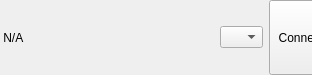
<?xml version="1.0" encoding="UTF-8"?>
<ui version="4.0">
 <class>ArduinoPinSelector</class>
 <widget class="QWidget" name="ArduinoPinSelector">
  <property name="geometry">
   <rect>
    <x>0</x>
    <y>0</y>
    <width>312</width>
    <height>75</height>
   </rect>
  </property>
  <property name="sizePolicy">
   <sizepolicy hsizetype="MinimumExpanding" vsizetype="MinimumExpanding">
    <horstretch>0</horstretch>
    <verstretch>0</verstretch>
   </sizepolicy>
  </property>
  <property name="minimumSize">
   <size>
    <width>192</width>
    <height>32</height>
   </size>
  </property>
  <property name="windowTitle">
   <string>Form</string>
  </property>
  <layout class="QHBoxLayout" name="horizontalLayout">
   <property name="leftMargin">
    <number>0</number>
   </property>
   <property name="topMargin">
    <number>0</number>
   </property>
   <property name="rightMargin">
    <number>0</number>
   </property>
   <property name="bottomMargin">
    <number>0</number>
   </property>
   <item>
    <widget class="QLabel" name="labelDescription">
     <property name="sizePolicy">
      <sizepolicy hsizetype="Expanding" vsizetype="Minimum">
       <horstretch>0</horstretch>
       <verstretch>0</verstretch>
      </sizepolicy>
     </property>
     <property name="text">
      <string> N/A</string>
     </property>
    </widget>
   </item>
   <item>
    <widget class="LightWidget" name="widgetConnected" native="true">
     <property name="sizePolicy">
      <sizepolicy hsizetype="Minimum" vsizetype="Minimum">
       <horstretch>0</horstretch>
       <verstretch>0</verstretch>
      </sizepolicy>
     </property>
     <property name="minimumSize">
      <size>
       <width>32</width>
       <height>32</height>
      </size>
     </property>
    </widget>
   </item>
   <item>
    <widget class="SvgWidget" name="widgetDigitalIn" native="true">
     <property name="sizePolicy">
      <sizepolicy hsizetype="Minimum" vsizetype="Minimum">
       <horstretch>0</horstretch>
       <verstretch>0</verstretch>
      </sizepolicy>
     </property>
     <property name="minimumSize">
      <size>
       <width>32</width>
       <height>32</height>
      </size>
     </property>
     <property name="silhouetteForeground" stdset="0">
      <color>
       <red>255</red>
       <green>255</green>
       <blue>255</blue>
      </color>
     </property>
     <property name="silhouette" stdset="0">
      <bool>true</bool>
     </property>
     <property name="svgURL" stdset="0">
      <string>:/icons/digital_input.svg</string>
     </property>
    </widget>
   </item>
   <item>
    <widget class="SvgWidget" name="widgetDigitalOut" native="true">
     <property name="sizePolicy">
      <sizepolicy hsizetype="Minimum" vsizetype="Minimum">
       <horstretch>0</horstretch>
       <verstretch>0</verstretch>
      </sizepolicy>
     </property>
     <property name="minimumSize">
      <size>
       <width>32</width>
       <height>32</height>
      </size>
     </property>
     <property name="silhouetteForeground" stdset="0">
      <color>
       <red>255</red>
       <green>255</green>
       <blue>255</blue>
      </color>
     </property>
     <property name="silhouette" stdset="0">
      <bool>true</bool>
     </property>
     <property name="svgURL" stdset="0">
      <string>:/icons/digital_output.svg</string>
     </property>
    </widget>
   </item>
   <item>
    <widget class="SvgWidget" name="widgetPWM" native="true">
     <property name="sizePolicy">
      <sizepolicy hsizetype="Minimum" vsizetype="Minimum">
       <horstretch>0</horstretch>
       <verstretch>0</verstretch>
      </sizepolicy>
     </property>
     <property name="minimumSize">
      <size>
       <width>32</width>
       <height>32</height>
      </size>
     </property>
     <property name="silhouetteForeground" stdset="0">
      <color>
       <red>255</red>
       <green>255</green>
       <blue>255</blue>
      </color>
     </property>
     <property name="silhouette" stdset="0">
      <bool>true</bool>
     </property>
     <property name="svgURL" stdset="0">
      <string>:/icons/pwm.svg</string>
     </property>
    </widget>
   </item>
   <item>
    <widget class="SvgWidget" name="widgetAnalogIn" native="true">
     <property name="sizePolicy">
      <sizepolicy hsizetype="Minimum" vsizetype="Minimum">
       <horstretch>0</horstretch>
       <verstretch>0</verstretch>
      </sizepolicy>
     </property>
     <property name="minimumSize">
      <size>
       <width>32</width>
       <height>32</height>
      </size>
     </property>
     <property name="silhouetteForeground" stdset="0">
      <color>
       <red>255</red>
       <green>255</green>
       <blue>255</blue>
      </color>
     </property>
     <property name="silhouette" stdset="0">
      <bool>true</bool>
     </property>
     <property name="svgURL" stdset="0">
      <string>:/icons/analog_input.svg</string>
     </property>
    </widget>
   </item>
   <item>
    <widget class="QComboBox" name="comboBoxPin"/>
   </item>
   <item>
    <widget class="QPushButton" name="pushButtonConnect">
     <property name="sizePolicy">
      <sizepolicy hsizetype="Minimum" vsizetype="Minimum">
       <horstretch>0</horstretch>
       <verstretch>0</verstretch>
      </sizepolicy>
     </property>
     <property name="minimumSize">
      <size>
       <width>64</width>
       <height>32</height>
      </size>
     </property>
     <property name="baseSize">
      <size>
       <width>0</width>
       <height>0</height>
      </size>
     </property>
     <property name="text">
      <string>Connect</string>
     </property>
    </widget>
   </item>
  </layout>
 </widget>
 <customwidgets>
  <customwidget>
   <class>LightWidget</class>
   <extends>QWidget</extends>
   <header location="global">widgets/LightWidget.hpp</header>
   <container>1</container>
  </customwidget>
  <customwidget>
   <class>SvgWidget</class>
   <extends>QWidget</extends>
   <header location="global">widgets/SvgWidget.hpp</header>
   <container>1</container>
  </customwidget>
 </customwidgets>
 <resources/>
 <connections/>
</ui>
